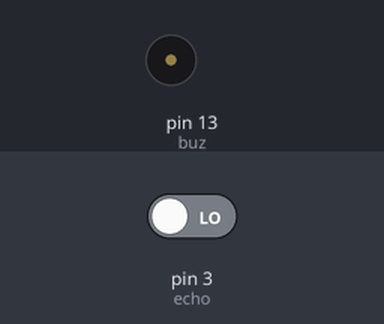
The sketch below on a simulated Arduino Uno, built with avr-gcc and run on an emulated ATmega328P. Parts: buzzer (waves = sounding, pin HIGH). The inputs (shaded band) are chosen by the test bench; at power-on: pin 3 (echo) LOW. Pins used as bus, display or sensor lines are not drawn.

Above: at 0.1 s.
At 1.1 s:
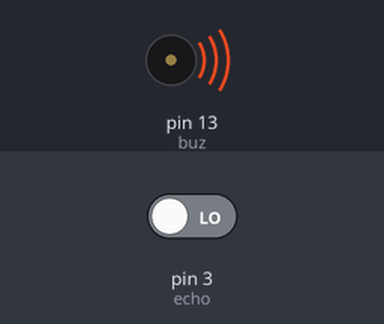
Timing chart, 0 to 2.6 s (numbered marks = the images above):
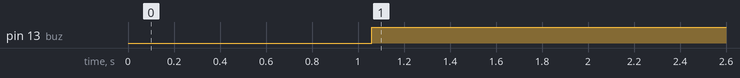

Measured:
- by itself, pin 13 (buz): LOW → HIGH at 1.1 s

The sketch:

hc_sr04.ino
```cpp
int trig=2;
int echo=3;
int buz=13;

void setup()
{
  pinMode(trig,OUTPUT);
  pinMode(echo,INPUT);
  pinMode(buz,OUTPUT);
}

void loop()
{
  digitalWrite(trig,LOW);
  digitalWrite(trig,HIGH);
  delay(60);
  digitalWrite(trig,LOW);
  long distance, duration;
  duration=pulseIn(echo,HIGH);
  distance=(duration/2)*0.034;

  if(distance<=30)
  {
    digitalWrite(buz,HIGH);
  }

  else
  {
    digitalWrite(buz,LOW);
  }
}
```
